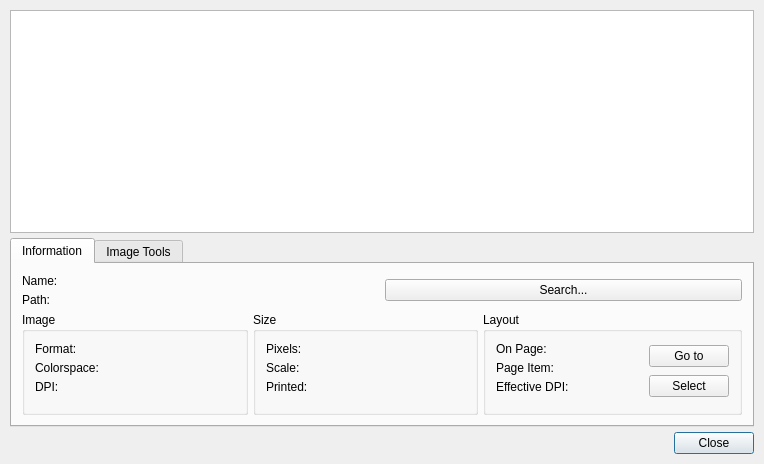
<ui version="4.0" >
 <class>PicStatus</class>
 <widget class="QDialog" name="PicStatus" >
  <property name="windowModality" >
   <enum>Qt::WindowModal</enum>
  </property>
  <property name="geometry" >
   <rect>
    <x>0</x>
    <y>0</y>
    <width>764</width>
    <height>464</height>
   </rect>
  </property>
  <property name="windowTitle" >
   <string>Manage Images</string>
  </property>
  <layout class="QVBoxLayout" >
   <property name="spacing" >
    <number>5</number>
   </property>
   <property name="margin" >
    <number>10</number>
   </property>
   <item>
    <widget class="QListWidget" name="imageViewArea" >
     <property name="minimumSize" >
      <size>
       <width>0</width>
       <height>150</height>
      </size>
     </property>
     <property name="dragDropMode" >
      <enum>QAbstractItemView::NoDragDrop</enum>
     </property>
     <property name="movement" >
      <enum>QListView::Static</enum>
     </property>
     <property name="flow" >
      <enum>QListView::LeftToRight</enum>
     </property>
     <property name="isWrapping" stdset="0" >
      <bool>true</bool>
     </property>
     <property name="resizeMode" >
      <enum>QListView::Adjust</enum>
     </property>
     <property name="spacing" >
      <number>5</number>
     </property>
     <property name="viewMode" >
      <enum>QListView::IconMode</enum>
     </property>
     <property name="wordWrap" >
      <bool>true</bool>
     </property>
    </widget>
   </item>
   <item>
    <widget class="QTabWidget" name="workTab" >
     <property name="sizePolicy" >
      <sizepolicy vsizetype="Minimum" hsizetype="Expanding" >
       <horstretch>0</horstretch>
       <verstretch>0</verstretch>
      </sizepolicy>
     </property>
     <property name="toolTip" >
      <string/>
     </property>
     <property name="currentIndex" >
      <number>0</number>
     </property>
     <widget class="QWidget" name="tabInfo" >
      <property name="geometry" >
       <rect>
        <x>0</x>
        <y>0</y>
        <width>736</width>
        <height>181</height>
       </rect>
      </property>
      <attribute name="title" >
       <string>Information</string>
      </attribute>
      <layout class="QVBoxLayout" name="verticalLayout_2" >
       <item>
        <layout class="QHBoxLayout" name="horizontalLayout_3" >
         <item>
          <layout class="QFormLayout" name="formLayout_4" >
           <item row="0" column="0" >
            <widget class="QLabel" name="textLabel1" >
             <property name="sizePolicy" >
              <sizepolicy vsizetype="Preferred" hsizetype="Minimum" >
               <horstretch>0</horstretch>
               <verstretch>0</verstretch>
              </sizepolicy>
             </property>
             <property name="minimumSize" >
              <size>
               <width>70</width>
               <height>0</height>
              </size>
             </property>
             <property name="text" >
              <string>Name:</string>
             </property>
             <property name="wordWrap" >
              <bool>false</bool>
             </property>
            </widget>
           </item>
           <item row="0" column="1" >
            <widget class="QLabel" name="displayName" >
             <property name="sizePolicy" >
              <sizepolicy vsizetype="Preferred" hsizetype="Maximum" >
               <horstretch>0</horstretch>
               <verstretch>0</verstretch>
              </sizepolicy>
             </property>
             <property name="minimumSize" >
              <size>
               <width>220</width>
               <height>0</height>
              </size>
             </property>
             <property name="toolTip" >
              <string>Name of the image file</string>
             </property>
             <property name="text" >
              <string/>
             </property>
             <property name="alignment" >
              <set>Qt::AlignLeading|Qt::AlignLeft|Qt::AlignVCenter</set>
             </property>
             <property name="wordWrap" >
              <bool>false</bool>
             </property>
            </widget>
           </item>
           <item row="1" column="0" >
            <widget class="QLabel" name="textLabel3" >
             <property name="sizePolicy" >
              <sizepolicy vsizetype="Preferred" hsizetype="Minimum" >
               <horstretch>0</horstretch>
               <verstretch>0</verstretch>
              </sizepolicy>
             </property>
             <property name="minimumSize" >
              <size>
               <width>70</width>
               <height>0</height>
              </size>
             </property>
             <property name="text" >
              <string>Path:</string>
             </property>
             <property name="wordWrap" >
              <bool>false</bool>
             </property>
            </widget>
           </item>
           <item row="1" column="1" >
            <widget class="QLabel" name="displayPath" >
             <property name="sizePolicy" >
              <sizepolicy vsizetype="Preferred" hsizetype="Maximum" >
               <horstretch>0</horstretch>
               <verstretch>0</verstretch>
              </sizepolicy>
             </property>
             <property name="minimumSize" >
              <size>
               <width>220</width>
               <height>0</height>
              </size>
             </property>
             <property name="toolTip" >
              <string>Location where the image file is stored</string>
             </property>
             <property name="text" >
              <string/>
             </property>
             <property name="alignment" >
              <set>Qt::AlignLeading|Qt::AlignLeft|Qt::AlignVCenter</set>
             </property>
             <property name="wordWrap" >
              <bool>false</bool>
             </property>
            </widget>
           </item>
          </layout>
         </item>
         <item>
          <widget class="QPushButton" name="searchButton" >
           <property name="toolTip" >
            <string>Search for a missing image</string>
           </property>
           <property name="text" >
            <string>Search...</string>
           </property>
           <property name="autoDefault" >
            <bool>false</bool>
           </property>
           <property name="flat" >
            <bool>false</bool>
           </property>
          </widget>
         </item>
        </layout>
       </item>
       <item>
        <layout class="QHBoxLayout" name="horizontalLayout_2" >
         <item>
          <widget class="QGroupBox" name="groupImage" >
           <property name="title" >
            <string>Image</string>
           </property>
           <layout class="QFormLayout" name="formLayout" >
            <item row="0" column="0" >
             <widget class="QLabel" name="textLabel6" >
              <property name="text" >
               <string>Format:</string>
              </property>
              <property name="alignment" >
               <set>Qt::AlignLeading|Qt::AlignLeft|Qt::AlignVCenter</set>
              </property>
              <property name="wordWrap" >
               <bool>false</bool>
              </property>
             </widget>
            </item>
            <item row="0" column="1" >
             <widget class="QLabel" name="displayFormat" >
              <property name="minimumSize" >
               <size>
                <width>70</width>
                <height>0</height>
               </size>
              </property>
              <property name="toolTip" >
               <string>Type of the image</string>
              </property>
              <property name="text" >
               <string/>
              </property>
              <property name="wordWrap" >
               <bool>false</bool>
              </property>
             </widget>
            </item>
            <item row="1" column="0" >
             <widget class="QLabel" name="textLabel5_2" >
              <property name="toolTip" >
               <string>The colorspace of the image</string>
              </property>
              <property name="text" >
               <string>Colorspace:</string>
              </property>
              <property name="alignment" >
               <set>Qt::AlignLeading|Qt::AlignLeft|Qt::AlignVCenter</set>
              </property>
              <property name="wordWrap" >
               <bool>false</bool>
              </property>
             </widget>
            </item>
            <item row="1" column="1" >
             <widget class="QLabel" name="displayColorspace" >
              <property name="minimumSize" >
               <size>
                <width>70</width>
                <height>0</height>
               </size>
              </property>
              <property name="toolTip" >
               <string>Colorspace used within the image, eg RGB or CMYK</string>
              </property>
              <property name="text" >
               <string/>
              </property>
              <property name="wordWrap" >
               <bool>false</bool>
              </property>
             </widget>
            </item>
            <item row="2" column="0" >
             <widget class="QLabel" name="textLabel1_2" >
              <property name="text" >
               <string>DPI:</string>
              </property>
              <property name="alignment" >
               <set>Qt::AlignLeading|Qt::AlignLeft|Qt::AlignVCenter</set>
              </property>
              <property name="wordWrap" >
               <bool>false</bool>
              </property>
             </widget>
            </item>
            <item row="2" column="1" >
             <widget class="QLabel" name="displayDPI" >
              <property name="minimumSize" >
               <size>
                <width>70</width>
                <height>0</height>
               </size>
              </property>
              <property name="toolTip" >
               <string>Native resolution of the image, in dots per inch</string>
              </property>
              <property name="text" >
               <string/>
              </property>
              <property name="wordWrap" >
               <bool>false</bool>
              </property>
             </widget>
            </item>
           </layout>
          </widget>
         </item>
         <item>
          <widget class="QGroupBox" name="groupSize" >
           <property name="title" >
            <string>Size</string>
           </property>
           <layout class="QFormLayout" name="formLayout_2" >
            <item row="0" column="0" >
             <widget class="QLabel" name="textLabel9" >
              <property name="text" >
               <string>Pixels:</string>
              </property>
              <property name="wordWrap" >
               <bool>false</bool>
              </property>
             </widget>
            </item>
            <item row="0" column="1" >
             <widget class="QLabel" name="displaySizePixel" >
              <property name="minimumSize" >
               <size>
                <width>120</width>
                <height>0</height>
               </size>
              </property>
              <property name="toolTip" >
               <string>Height and width of the image</string>
              </property>
              <property name="text" >
               <string/>
              </property>
              <property name="wordWrap" >
               <bool>false</bool>
              </property>
             </widget>
            </item>
            <item row="1" column="0" >
             <widget class="QLabel" name="textLabel10" >
              <property name="text" >
               <string>Scale:</string>
              </property>
              <property name="wordWrap" >
               <bool>false</bool>
              </property>
             </widget>
            </item>
            <item row="1" column="1" >
             <widget class="QLabel" name="displayScale" >
              <property name="minimumSize" >
               <size>
                <width>120</width>
                <height>0</height>
               </size>
              </property>
              <property name="toolTip" >
               <string>Horizontal and vertical scaling applied to the image</string>
              </property>
              <property name="text" >
               <string/>
              </property>
              <property name="wordWrap" >
               <bool>false</bool>
              </property>
             </widget>
            </item>
            <item row="2" column="0" >
             <widget class="QLabel" name="textLabel1_4" >
              <property name="text" >
               <string>Printed:</string>
              </property>
              <property name="wordWrap" >
               <bool>false</bool>
              </property>
             </widget>
            </item>
            <item row="2" column="1" >
             <widget class="QLabel" name="displayPrintSize" >
              <property name="sizePolicy" >
               <sizepolicy vsizetype="Preferred" hsizetype="Preferred" >
                <horstretch>0</horstretch>
                <verstretch>0</verstretch>
               </sizepolicy>
              </property>
              <property name="minimumSize" >
               <size>
                <width>120</width>
                <height>0</height>
               </size>
              </property>
              <property name="toolTip" >
               <string>Size of the image when printed</string>
              </property>
              <property name="text" >
               <string/>
              </property>
              <property name="wordWrap" >
               <bool>false</bool>
              </property>
             </widget>
            </item>
           </layout>
          </widget>
         </item>
         <item>
          <widget class="QGroupBox" name="groupLayout" >
           <property name="title" >
            <string>Layout</string>
           </property>
           <layout class="QHBoxLayout" name="horizontalLayout" >
            <item>
             <layout class="QFormLayout" name="formLayout_3" >
              <item row="0" column="0" >
               <widget class="QLabel" name="textLabel5" >
                <property name="text" >
                 <string>On Page:</string>
                </property>
                <property name="wordWrap" >
                 <bool>false</bool>
                </property>
               </widget>
              </item>
              <item row="0" column="1" >
               <widget class="QLabel" name="displayPage" >
                <property name="minimumSize" >
                 <size>
                  <width>70</width>
                  <height>0</height>
                 </size>
                </property>
                <property name="toolTip" >
                 <string>Page that the image is displayed on</string>
                </property>
                <property name="text" >
                 <string/>
                </property>
                <property name="wordWrap" >
                 <bool>false</bool>
                </property>
               </widget>
              </item>
              <item row="1" column="0" >
               <widget class="QLabel" name="textLabel1_3" >
                <property name="text" >
                 <string>Page Item:</string>
                </property>
                <property name="wordWrap" >
                 <bool>false</bool>
                </property>
               </widget>
              </item>
              <item row="1" column="1" >
               <widget class="QLabel" name="displayObjekt" >
                <property name="minimumSize" >
                 <size>
                  <width>70</width>
                  <height>0</height>
                 </size>
                </property>
                <property name="toolTip" >
                 <string>Name of the page item that contains the image</string>
                </property>
                <property name="text" >
                 <string/>
                </property>
                <property name="wordWrap" >
                 <bool>false</bool>
                </property>
               </widget>
              </item>
              <item row="2" column="0" >
               <widget class="QLabel" name="textLabel2" >
                <property name="text" >
                 <string>Effective DPI:</string>
                </property>
                <property name="alignment" >
                 <set>Qt::AlignLeading|Qt::AlignLeft|Qt::AlignVCenter</set>
                </property>
                <property name="wordWrap" >
                 <bool>false</bool>
                </property>
               </widget>
              </item>
              <item row="2" column="1" >
               <widget class="QLabel" name="displayEffDPI" >
                <property name="minimumSize" >
                 <size>
                  <width>70</width>
                  <height>0</height>
                 </size>
                </property>
                <property name="toolTip" >
                 <string>Effective resolution of the image after scaling</string>
                </property>
                <property name="text" >
                 <string/>
                </property>
                <property name="wordWrap" >
                 <bool>false</bool>
                </property>
               </widget>
              </item>
             </layout>
            </item>
            <item>
             <layout class="QVBoxLayout" name="verticalLayout" >
              <item>
               <widget class="QPushButton" name="goPageButton" >
                <property name="toolTip" >
                 <string>Move to the page that the image is on</string>
                </property>
                <property name="text" >
                 <string>Go to</string>
                </property>
                <property name="autoDefault" >
                 <bool>false</bool>
                </property>
                <property name="flat" >
                 <bool>false</bool>
                </property>
               </widget>
              </item>
              <item>
               <widget class="QPushButton" name="selectButton" >
                <property name="toolTip" >
                 <string>Move to the page that the item is on and select it</string>
                </property>
                <property name="text" >
                 <string>Select</string>
                </property>
                <property name="autoDefault" >
                 <bool>false</bool>
                </property>
                <property name="flat" >
                 <bool>false</bool>
                </property>
               </widget>
              </item>
             </layout>
            </item>
           </layout>
          </widget>
         </item>
        </layout>
       </item>
      </layout>
     </widget>
     <widget class="QWidget" name="tabTasks" >
      <property name="geometry" >
       <rect>
        <x>0</x>
        <y>0</y>
        <width>807</width>
        <height>181</height>
       </rect>
      </property>
      <attribute name="title" >
       <string>Image Tools</string>
      </attribute>
      <layout class="QGridLayout" >
       <property name="margin" >
        <number>10</number>
       </property>
       <property name="spacing" >
        <number>5</number>
       </property>
       <item row="0" column="0" >
        <widget class="QCheckBox" name="isPrinting" >
         <property name="toolTip" >
          <string>Enable or disable exporting of the item</string>
         </property>
         <property name="text" >
          <string>Export/Print Image</string>
         </property>
        </widget>
       </item>
       <item row="1" column="1" >
        <widget class="QPushButton" name="buttonLayers" >
         <property name="toolTip" >
          <string>Set format specfic properties of certain image types, like clipping paths</string>
         </property>
         <property name="text" >
          <string>Extended Image Properties...</string>
         </property>
         <property name="shortcut" >
          <string/>
         </property>
        </widget>
       </item>
       <item row="0" column="1" >
        <widget class="QPushButton" name="buttonEdit" >
         <property name="toolTip" >
          <string>Edit the image in the default editor</string>
         </property>
         <property name="text" >
          <string>Edit Image...</string>
         </property>
        </widget>
       </item>
       <item row="1" column="0" >
        <widget class="QCheckBox" name="isVisibleCheck" >
         <property name="toolTip" >
          <string>Make the image visible or invisible</string>
         </property>
         <property name="text" >
          <string>Image Visible</string>
         </property>
        </widget>
       </item>
       <item row="0" column="2" >
        <widget class="QPushButton" name="effectsButton" >
         <property name="toolTip" >
          <string>Apply non destructive effects to the image in its frame</string>
         </property>
         <property name="text" >
          <string>Image Effects...</string>
         </property>
        </widget>
       </item>
       <item row="2" column="1" >
        <spacer>
         <property name="orientation" >
          <enum>Qt::Vertical</enum>
         </property>
         <property name="sizeType" >
          <enum>QSizePolicy::Expanding</enum>
         </property>
         <property name="sizeHint" stdset="0" >
          <size>
           <width>21</width>
           <height>90</height>
          </size>
         </property>
        </spacer>
       </item>
      </layout>
     </widget>
    </widget>
   </item>
   <item>
    <layout class="QHBoxLayout" >
     <property name="spacing" >
      <number>5</number>
     </property>
     <property name="margin" >
      <number>0</number>
     </property>
     <item>
      <spacer>
       <property name="orientation" >
        <enum>Qt::Horizontal</enum>
       </property>
       <property name="sizeType" >
        <enum>QSizePolicy::Expanding</enum>
       </property>
       <property name="sizeHint" stdset="0" >
        <size>
         <width>131</width>
         <height>21</height>
        </size>
       </property>
      </spacer>
     </item>
     <item>
      <widget class="QPushButton" name="closeButton" >
       <property name="text" >
        <string>Close</string>
       </property>
       <property name="default" >
        <bool>true</bool>
       </property>
      </widget>
     </item>
    </layout>
   </item>
  </layout>
 </widget>
 <layoutdefault spacing="5" margin="10" />
 <resources/>
 <connections/>
</ui>
